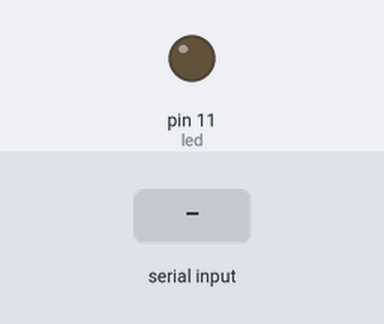
Simulated run of this sketch. Board: Arduino Uno, built with avr-gcc and run on an emulated ATmega328P. Shown: output pins drawn as LEDs (lit = HIGH). The test bench sets the inputs (shaded band).

Above: at 1.2 s.
1.3 s: "l" received over Serial
At 2.0 s:
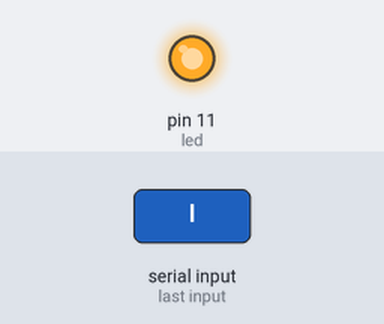
2.8 s: "o" received over Serial
At 3.2 s:
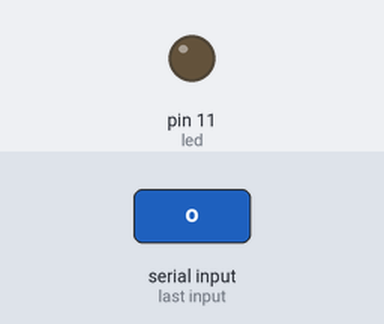
Timing chart, 0 to 5.8 s (numbered marks = the images above; inputs shaded):
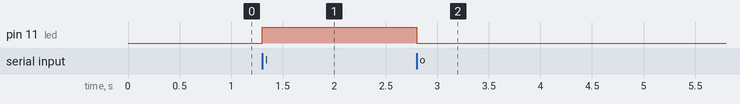

The sketch:

servo_with_assistant.ino
```cpp
int led = 11;

// the setup routine runs once when you press reset:
void setup() {
  // initialize the digital pin as an output.
  Serial.begin(9600);
  pinMode(led, OUTPUT);
}

// the loop routine runs over and over again forever:
void loop() {
  char c = Serial.read();
  if(c=='l')
    digitalWrite(led, HIGH);   // turn the LED on (HIGH is the voltage level)
  else if(c=='o')               // wait for a second
    digitalWrite(led, LOW);    // turn the LED off by making the voltage LOW
}
```

Measured:
- after the input at 1.3 s, pin 11 (led): LOW → HIGH at once
- after the input at 2.8 s, pin 11 (led): HIGH → LOW at once
